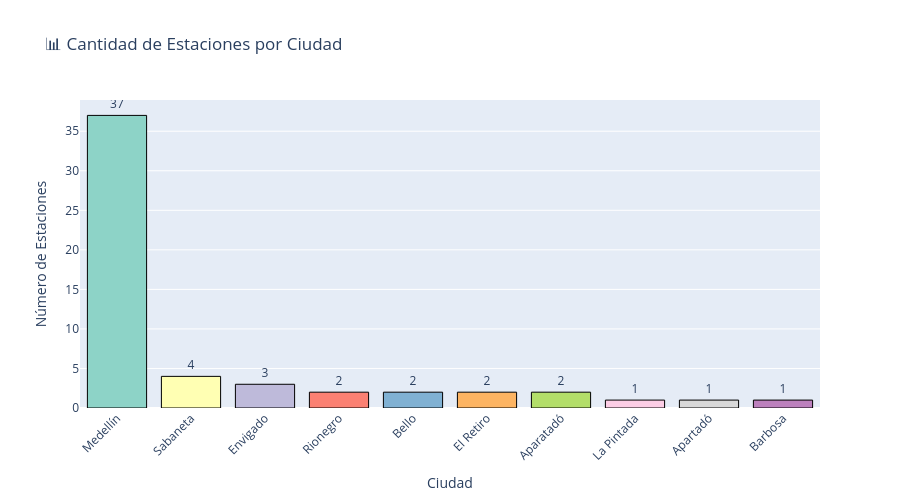

The notebook cell saved with this chart:
### Code cell
# 📊 Gráfica dinámica: Cantidad de estaciones por ciudad

if df is not None and not df.empty:
    conteo_ciudad = df["Ciudad"].value_counts().reset_index()
    conteo_ciudad.columns = ["Ciudad", "Cantidad"]

    print("📊 Creando gráfica de estaciones por ciudad...")

    fig_ciudades = px.bar(
        conteo_ciudad,
        x="Ciudad",
        y="Cantidad",
        title="📊 Cantidad de Estaciones por Ciudad",
        labels={"Ciudad": "Ciudad", "Cantidad": "Número de Estaciones"},
        text="Cantidad",  # ✅ Muestra las etiquetas encima de las barras
        color="Ciudad",   # ✅ Colores diferenciados por ciudad
        color_discrete_sequence=px.colors.qualitative.Set3
    )

    fig_ciudades.update_traces(
        textposition="outside", 
        marker=dict(line=dict(color="black", width=1))  # ✅ Borde negro estilo matplotlib
    )

    fig_ciudades.update_layout(
        height=500,
        xaxis_tickangle=-45,  # ✅ Rotar etiquetas del eje X como en matplotlib
        showlegend=False      # ✅ Ocultar leyenda innecesaria
    )

    fig_ciudades.show()
else:
    print("❌ No hay datos disponibles para crear la gráfica de ciudades")

### Figure 1 — Plotly figure (JSON) as saved in the notebook; plotly's stock layout.template omitted (floating-point values rounded to 4 significant figures)
{"data": [{"hovertemplate": "Ciudad=%{x}<br>Número de Estaciones=%{text}<extra></extra>", "legendgroup": "Medellín", "marker": {"color": "rgb(141,211,199)", "line": {"color": "black", "width": 1}, "pattern": {"shape": ""}}, "name": "Medellín", "orientation": "v", "showlegend": true, "text": [37.0], "textposition": "outside", "type": "bar", "x": ["Medellín"], "xaxis": "x", "y": [37], "yaxis": "y"}, {"hovertemplate": "Ciudad=%{x}<br>Número de Estaciones=%{text}<extra></extra>", "legendgroup": "Sabaneta", "marker": {"color": "rgb(255,255,179)", "line": {"color": "black", "width": 1}, "pattern": {"shape": ""}}, "name": "Sabaneta", "orientation": "v", "showlegend": true, "text": [4.0], "textposition": "outside", "type": "bar", "x": ["Sabaneta"], "xaxis": "x", "y": [4], "yaxis": "y"}, {"hovertemplate": "Ciudad=%{x}<br>Número de Estaciones=%{text}<extra></extra>", "legendgroup": "Envigado", "marker": {"color": "rgb(190,186,218)", "line": {"color": "black", "width": 1}, "pattern": {"shape": ""}}, "name": "Envigado", "orientation": "v", "showlegend": true, "text": [3.0], "textposition": "outside", "type": "bar", "x": ["Envigado"], "xaxis": "x", "y": [3], "yaxis": "y"}, {"hovertemplate": "Ciudad=%{x}<br>Número de Estaciones=%{text}<extra></extra>", "legendgroup": "Rionegro", "marker": {"color": "rgb(251,128,114)", "line": {"color": "black", "width": 1}, "pattern": {"shape": ""}}, "name": "Rionegro", "orientation": "v", "showlegend": true, "text": [2.0], "textposition": "outside", "type": "bar", "x": ["Rionegro"], "xaxis": "x", "y": [2], "yaxis": "y"}, {"hovertemplate": "Ciudad=%{x}<br>Número de Estaciones=%{text}<extra></extra>", "legendgroup": "Bello", "marker": {"color": "rgb(128,177,211)", "line": {"color": "black", "width": 1}, "pattern": {"shape": ""}}, "name": "Bello", "orientation": "v", "showlegend": true, "text": [2.0], "textposition": "outside", "type": "bar", "x": ["Bello"], "xaxis": "x", "y": [2], "yaxis": "y"}, {"hovertemplate": "Ciudad=%{x}<br>Número de Estaciones=%{text}<extra></extra>", "legendgroup": "El Retiro", "marker": {"color": "rgb(253,180,98)", "line": {"color": "black", "width": 1}, "pattern": {"shape": ""}}, "name": "El Retiro", "orientation": "v", "showlegend": true, "text": [2.0], "textposition": "outside", "type": "bar", "x": ["El Retiro"], "xaxis": "x", "y": [2], "yaxis": "y"}, {"hovertemplate": "Ciudad=%{x}<br>Número de Estaciones=%{text}<extra></extra>", "legendgroup": "Aparatadó", "marker": {"color": "rgb(179,222,105)", "line": {"color": "black", "width": 1}, "pattern": {"shape": ""}}, "name": "Aparatadó", "orientation": "v", "showlegend": true, "text": [2.0], "textposition": "outside", "type": "bar", "x": ["Aparatadó"], "xaxis": "x", "y": [2], "yaxis": "y"}, {"hovertemplate": "Ciudad=%{x}<br>Número de Estaciones=%{text}<extra></extra>", "legendgroup": "La Pintada", "marker": {"color": "rgb(252,205,229)", "line": {"color": "black", "width": 1}, "pattern": {"shape": ""}}, "name": "La Pintada", "orientation": "v", "showlegend": true, "text": [1.0], "textposition": "outside", "type": "bar", "x": ["La Pintada"], "xaxis": "x", "y": [1], "yaxis": "y"}, {"hovertemplate": "Ciudad=%{x}<br>Número de Estaciones=%{text}<extra></extra>", "legendgroup": "Apartadó", "marker": {"color": "rgb(217,217,217)", "line": {"color": "black", "width": 1}, "pattern": {"shape": ""}}, "name": "Apartadó", "orientation": "v", "showlegend": true, "text": [1.0], "textposition": "outside", "type": "bar", "x": ["Apartadó"], "xaxis": "x", "y": [1], "yaxis": "y"}, {"hovertemplate": "Ciudad=%{x}<br>Número de Estaciones=%{text}<extra></extra>", "legendgroup": "Barbosa", "marker": {"color": "rgb(188,128,189)", "line": {"color": "black", "width": 1}, "pattern": {"shape": ""}}, "name": "Barbosa", "orientation": "v", "showlegend": true, "text": [1.0], "textposition": "outside", "type": "bar", "x": ["Barbosa"], "xaxis": "x", "y": [1], "yaxis": "y"}], "layout": {"barmode": "relative", "height": 500, "legend": {"title": {"text": "Ciudad"}, "tracegroupgap": 0}, "showlegend": false, "title": {"text": "📊 Cantidad de Estaciones por Ciudad"}, "xaxis": {"anchor": "y", "categoryarray": ["Medellín", "Sabaneta", "Envigado", "Rionegro", "Bello", "El Retiro", "Aparatadó", "La Pintada", "Apartadó", "Barbosa"], "categoryorder": "array", "domain": [0, 1], "tickangle": -45, "title": {"text": "Ciudad"}}, "yaxis": {"anchor": "x", "domain": [0, 1], "title": {"text": "Número de Estaciones"}}}}
